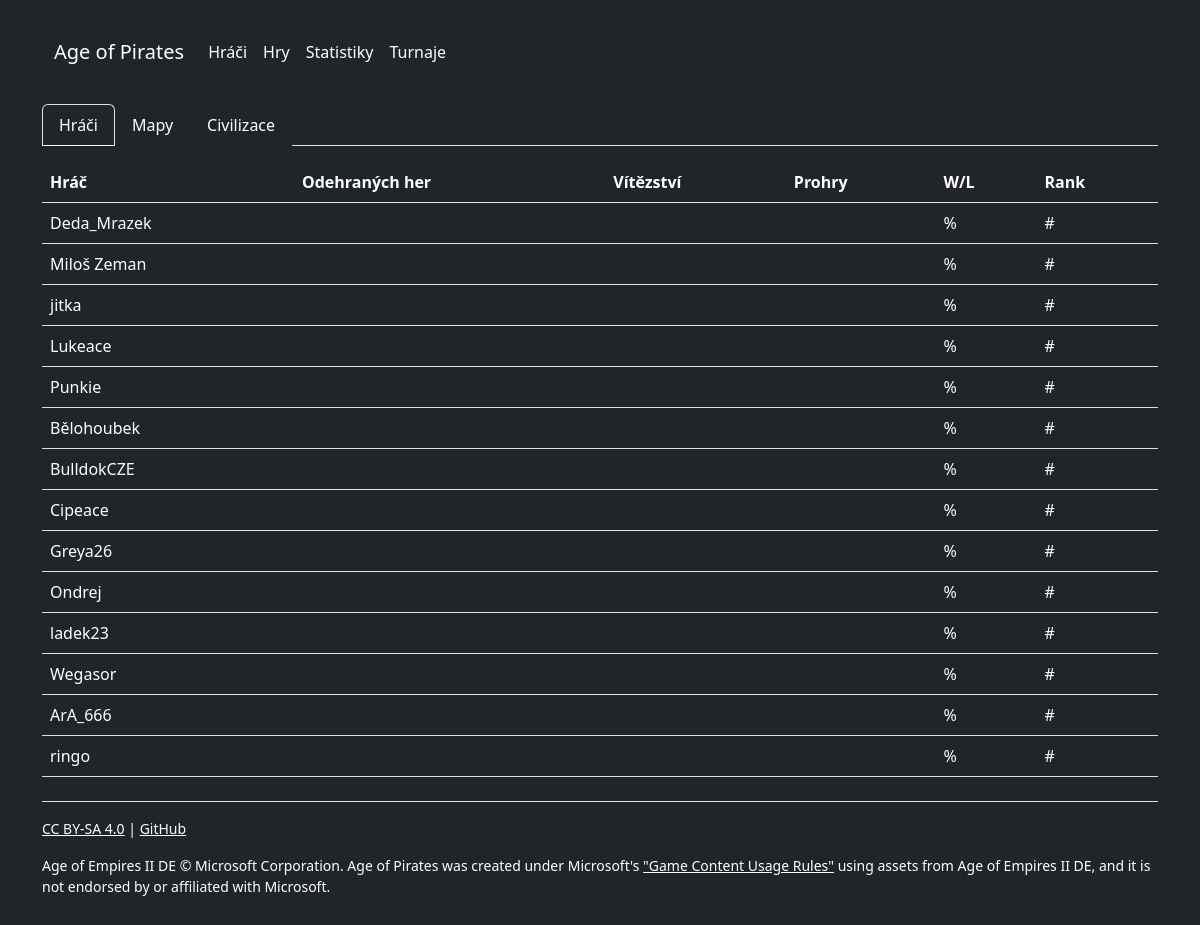
Screenshot of /stats/ with the database file from the repository.
### ageofpirates/models.py (models this page shows, shortened)
class Player(models.Model):
    id = models.BigIntegerField(primary_key=True)
    jmeno = models.TextField()
    img = models.TextField()
    statistika = models.TextField()
    steam = models.TextField()
    class Meta:
        verbose_name = 'Hráč'
        verbose_name_plural = 'Hráči'

### ageofpirates/views.py (the view)
# urls.py: path('stats/', StatsView.as_view(), name='stats'),
class StatsView(ListView):
    template_name = 'ageofpirates/stats.html'
    def get_queryset(self):
        return Player.objects.all().order_by(Lower('jmeno'))
    def get_context_data(self, **kwargs):
        context = super().get_context_data(**kwargs)
        context['player_list'] = Player.objects.all()
        context['map_list'] = Map.objects.all()
        context['civilization_list'] = Civilization.objects.all()
        context['match_list'] = Match.objects.all()
        return context

### ageofpirates/templates/ageofpirates/stats.html (shortened to what this page needs)
{% extends 'ageofpirates/main.html' %}
{% load static %}
{% block content %}
<link rel="stylesheet" type="text/css" href="https://cdn.datatables.net/v/bs5/jq-3.6.0/jszip-2.5.0/dt-1.12.1/af-2.4.0/b-2.2.3/b-colvis-2.2.3/b-html5-2.2.3/b-print-2.2.3/cr-1.5.6/date-1.1.2/fc-4.1.0/fh-3.2.4/kt-2.7.0/r-2.3.0/rg-1.2.0/rr-1.2.8/sc-2.0.7/sb-1.3.4/sp-2.0.2/sl-1.4.0/sr-1.1.1/datatables.min.css"/>
<div>
  <nav>
    <div class="nav nav-tabs" id="nav-tab" role="tablist">
      <button class="nav-link text-white bg-dark active" id="nav-players-tab" data-bs-toggle="tab" data-bs-target="#nav-players" type="button" role="tab" aria-aria-controls="nav-players" aria-selected="true">Hráči</button>
      <button class="nav-link text-white bg-dark" id="nav-maps-tab" data-bs-toggle="tab" data-bs-target="#nav-maps" type="button" role="tab" aria-aria-controls="nav-maps" aria-selected="false">Mapy</button>
      <button class="nav-link text-white bg-dark" id="nav-civs-tab" data-bs-toggle="tab" data-bs-target="#nav-civs" type="button" role="tab" aria-aria-controls="nav-civs" aria-selected="false">Civilizace</button>
    </div>
  </nav>
  <div class="tab-content" id="nav-tabContent">
    <div class="tab-pane fade show active" id="nav-players" role="tabpanel" aria-labelledby="nav-players-tab">
      <table id="players" class="table text-white mt-3" style="width:100%">
        <thead>
          <tr>
            <th>Hráč</th>
            <th>Odehraných her</th>
            <th>Vítězství</th>
            <th>Prohry</th>
            <th>W/L</th>
            <th>Rank</th>
          </tr>
        </thead>
        <tbody>
          {% for player in player_list %}
          {% if not player.jmeno == 'AI' %}
          <tr>
            <td>{{ player.jmeno }}</td>
            <td></td>
            <td></td>
            <td></td>
            <td> %</td>
            <td># </td>
          </tr>
          {% endif %}
          {% endfor %}
        </tbody>
      </table>
    </div>
  </div>
</div>
{% endblock %}

### rows the page displays
Player: jmeno "Deda_Mrazek"
Player: jmeno "Miloš Zeman"
Player: jmeno "jitka"
Player: jmeno "Lukeace"
Player: jmeno "Punkie"
Player: jmeno "Bělohoubek"
Player: jmeno "BulldokCZE"
Player: jmeno "Cipeace"
Player: jmeno "Greya26"
Player: jmeno "Ondrej"
Player: jmeno "ladek23"
Player: jmeno "Wegasor"
Player: jmeno "ArA_666"
Player: jmeno "ringo"
